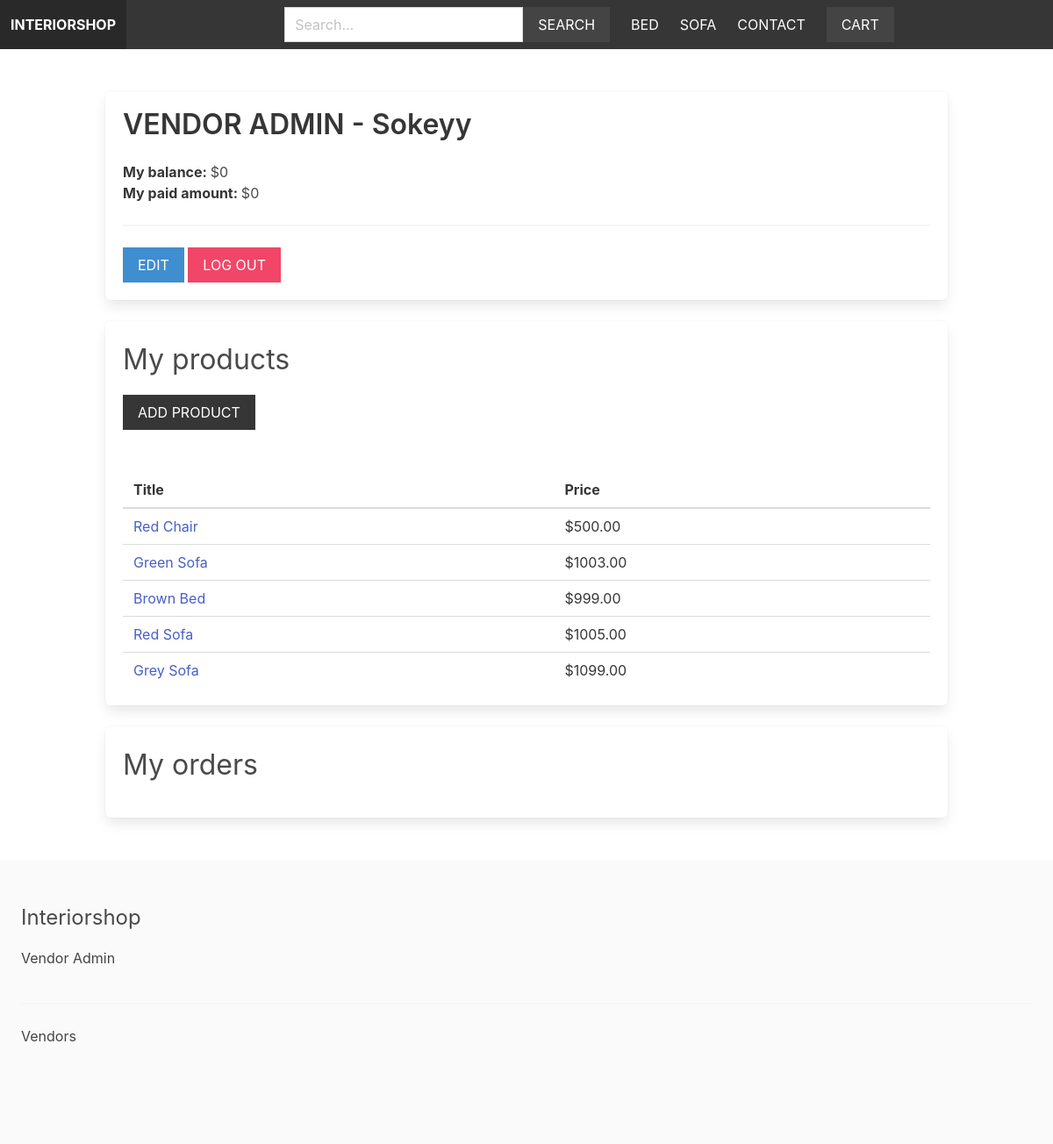
Page /vendor/vendor-admin/ (signed in) on the committed database.
### apps/product/models.py (models this page shows, shortened)
class Category(models.Model):
    title = models.CharField(max_length=255)
    slug = models.SlugField(max_length=255)
    ordering = models.IntegerField(default=0)
    class Meta:
        ordering = ['ordering']

class Product(models.Model):
    category = models.ForeignKey(Category, related_name='products', on_delete=models.CASCADE)
    vendor = models.ForeignKey(Vendor, related_name='products', on_delete=models.CASCADE)
    title = models.CharField(max_length=255)
    slug = models.SlugField(max_length=255)
    description = models.TextField(blank=True, null=True)
    price = models.DecimalField(max_digits=6, decimal_places=2)
    date_added = models.DateTimeField(auto_now_add=True)
    image = models.ImageField(upload_to='uploads/', blank=True, null=True)
    thumbnail = models.ImageField(upload_to='uploads/', blank=True, null=True)
    class Meta:
        ordering = ['-date_added']

### apps/vendor/models.py (models this page shows, shortened)
class Vendor(models.Model):
    name = models.CharField(max_length=255)
    created_at = models.DateTimeField(auto_now_add=True)
    created_by = models.OneToOneField(User, related_name='vendor', on_delete=models.CASCADE)
    class Meta:
        ordering = ['name']
    def get_balance(self):
        items = self.items.filter(vendor_paid=False, order__vendors__in=[self.id])
        return sum((item.product.price * item.quantity) for item in items)
    def get_paid_amount(self):
        items = self.items.filter(vendor_paid=True, order__vendors__in=[self.id])
        return sum((item.product.price * item.quantity) for item in items)

### apps/vendor/views.py (the view, shortened to what this page needs)
# urls.py: path('vendor-admin/', views.vendor_admin, name = 'vendor_admin'),
@login_required
def vendor_admin(request):
    vendor = request.user.vendor
    products = vendor.products.all()
    orders = vendor.orders.all()
    return render(request, 'vendor/vendor_admin.html',{'vendor': vendor, 'products': products, 'orders': orders})

### apps/cart/cart.py (called while the page is built)
    def __len__(self):
        return sum(item['quantity'] for item in self.cart.values())

### apps/cart/context_processors.py (called while the page is built)
def cart(request):
    return { 'cart': Cart(request)}

### apps/product/context_processor.py (called while the page is built)
def menu_categories(request):
    categories = Category.objects.all()
    return {'menu_categories': categories}

### apps/vendor/templates/vendor/vendor_admin.html (shortened to what this page needs)
{% extends 'core/base.html' %}
{% block content %}
    <div class="box">
        <h1 class = "title">VENDOR ADMIN - {{ vendor.name }}</h1>
        <strong>My balance: </strong>${{ vendor.get_balance }}<br>
        <strong>My paid amount: </strong>${{ vendor.get_paid_amount }}
        <hr>
        <a href = "{% url 'edit_vendor'%}" class = "button is-info is-uppercase">EDIT</a>
        <a href="{% url 'logout' %}" class="button is-danger is-uppercase">LOG OUT</a>
    </div>
    <div class="box">
        <h2 class="is-size-3 mb-4">My products</h2>
        <a href="{% url 'add_product' %}" class="button is-dark is-uppercase mb-6">Add product</a>
        {% if products %}
            <table class="table is-fullwidth">
                <thead>
                    <tr>
                        <th>Title</th>
                        <th>Price</th>
                    </tr>
                </thead>
                <tbody>
                    {% for product in products %}
                        <tr>
                            <td><a href = "{% url 'product' product.category.slug product.slug%}">{{ product.title }}</a></td>
                            <td>${{ product.price }}</td>
                        </tr>
                    {% endfor %}
                </tbody>
            </table>
        {% else %}
            <p>You don't have any products yet...</p>
        {% endif %}
    </div>
    <div class="box">
        <h2 class="is-size-3 mb-4">My orders</h2>
    </div>
{% endblock %}

### apps/core/templates/core/base.html (shortened to what this page needs)
{% load static %}
<!DOCTYPE html>
<html>
    <head>
        <link rel="stylesheet" href="https://cdn.jsdelivr.net/npm/bulma@0.9.4/css/bulma-rtl.min.css">
        <link rel = "stylesheet" href = "{% static 'styles/main.css'%}">
    </head>
    <body>
        <nav class="navbar is-dark">
            <div class="navbar-brand">
                <a href="/" class="navbar-item"><strong>Interiorshop</strong></a>
            </div>
            <div class="navbar-menu" id="main-navbar">
                <div class="navbar-start">
                    <div class="navbar-item">
                        <form method="get" action="{% url 'search' %}">
                            <div class="field has-addons">
                                <div class="control">
                                    <input type="text" class="input" placeholder="Search..." name="query">
                                </div>
                                <div class="control">
                                    <button class="button is-dark is-uppercase">Search</button>
                                </div>
                            </div>
                        </form>
                    </div>
                </div>
                <div class="navbar-end">
                    {% for category in menu_categories %}
                        <a href="{% url 'category' category.slug %}" class="navbar-item">{{ category.title }}</a>
                    {% endfor %}
                    <a href = "{% url 'contact' %}" class = "navbar-item">CONTACT</a>
                    <div class = "navbar-item">
                        <a href = "{% url 'cart' %}" class = "button is-dark">Cart{% if cart %}({{ cart | length}}){% endif %}</a>
                    </div>
                </div>
            </div>
        </nav>
        <section class = "section">
            <div class = "container">
                {% block content%}
                {% endblock %}
            </div>
        </section>
        <footer class="footer">
            <h3 class="is-size-4 mb-4">Interiorshop</h3>
            {% if request.user.is_authenticated %}
                <a href="{% url 'vendor_admin' %}">Vendor Admin</a>
            {% else %}
                <a href="{% url 'become_vendor' %}">Become vendor</a>
            {% endif %}
            <hr>
            <a href = "{% url 'vendors' %}">Vendors</a>
        </footer>
    </body>
</html>

### static/styles/main.css (style rules this page uses)
.navbar { text-transform: uppercase; }
.navbar .is-dark { background: #444; }
.footer a { margin-bottom: 15px; display: inline-block; color: #444; }
.input, .button { border-radius: 0; }

### rows in the picture
Category: title "BED"
Category: title "SOFA"
Vendor: name "Sokeyy", get_balance "0", get_paid_amount "0"
Product: title "Red Chair", price "500.00"
Product: title "Green Sofa", price "1003.00"
Product: title "Brown Bed", price "999.00"
Product: title "Red Sofa", price "1005.00"
Product: title "Grey Sofa", price "1099.00"
